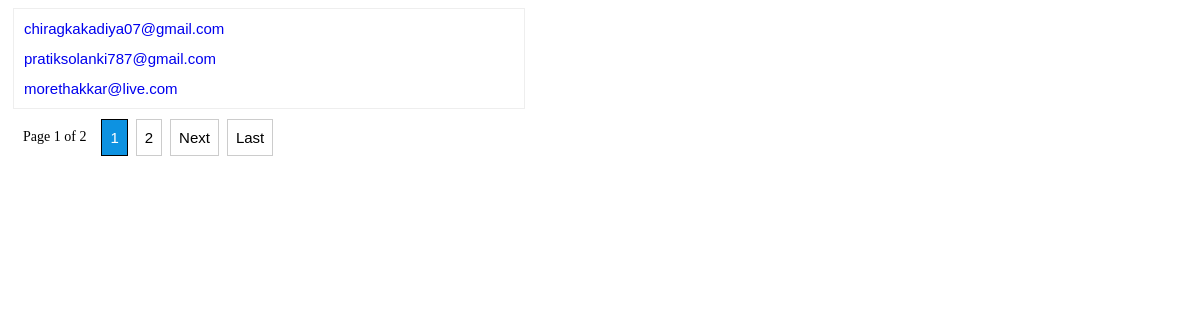
The app's page /Data/pagination/index.php with its own data.
### tables this page shows
CREATE TABLE IF NOT EXISTS `clients` (
  `clientId` int(10) NOT NULL AUTO_INCREMENT,
  `firstName` varchar(15) NOT NULL,
  `middleName` varchar(15) NOT NULL,
  `lastName` varchar(15) NOT NULL,
  `phoneNo` varchar(10) NOT NULL,
  `emailId` varchar(50) NOT NULL,
  `gender` varchar(5) NOT NULL,
  `aadharCard` varchar(50) NOT NULL,
  `votingCard` varchar(50) NOT NULL,
  `otherDoc` varchar(50) NOT NULL,
  PRIMARY KEY (`clientId`)
);

### Data/pagination/index.php (the view, shortened to what this page needs)
<?php
include_once "function.php";
if(isset($_GET["page"]))
$page = (int)$_GET["page"];
else
$page = 1;
$setLimit = 3;
$pageLimit = ($page * $setLimit) - $setLimit;
?>
<!DOCTYPE html PUBLIC "-//W3C//DTD XHTML 1.0 Transitional//EN" "http://www.w3.org/TR/xhtml1/DTD/xhtml1-transitional.dtd">
<html xmlns="http://www.w3.org/1999/xhtml" xml:lang="en" lang="en">
<head>
</head>
<body>
<div class="navi">
<?php
$sql = "SELECT * FROM clients LIMIT ".$pageLimit." , ".$setLimit;
$query = mysql_query($sql);
while ($rec = mysql_fetch_assoc($query)) {
?>
<div class="show"><a href="http://www.discussdesk.com/<?php echo $rec["firstName"];?>.htm" target="_blank"><?php echo $rec['emailId'];?></a></div>
<?php }	?>
</div>
<?php
echo displayPaginationBelow($setLimit,$page);
?>
</body>
</html>

### Data/pagination/index.php (style rules this page uses)
.navi { width: 500px; margin: 5px; padding:2px 5px; border:1px solid #eee; }
.show { color: blue; margin: 5px 0; padding: 3px 5px; cursor: pointer; font: 15px/19px Arial,Helvetica,sans-serif; }
.show a { text-decoration: none; }

### records on screen
clients: emailId "chiragkakadiya07@gmail.com"
clients: emailId "pratiksolanki787@gmail.com"
clients: emailId "morethakkar@live.com"

### other values on screen
$page "1"
$setLastpage "2"
